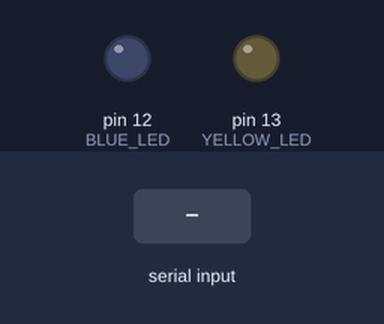
Simulated run of this sketch. Board: Arduino Uno, built with avr-gcc and run on an emulated ATmega328P. Shown: output pins drawn as LEDs (lit = HIGH). The inputs (shaded band) are chosen by the test bench. The modem accepts every AT command (registered, SIM ready, sends succeed) and sends nothing else.

Above: at 1.2 s.
1.3 s: "!" received over the second serial link
At 2.5 s:
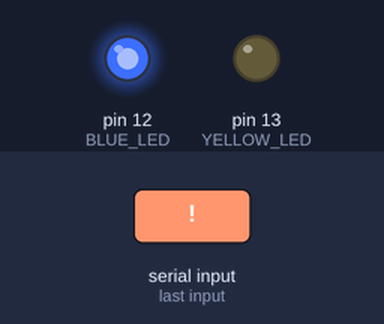
2.8 s: "#" received over the second serial link
At 3.9 s:
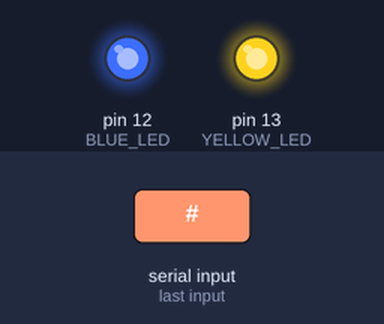
4.3 s: "@" received over the second serial link
At 5.0 s:
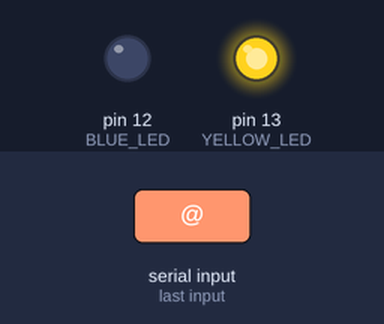
5.8 s: "$" received over the second serial link
At 6.2 s:
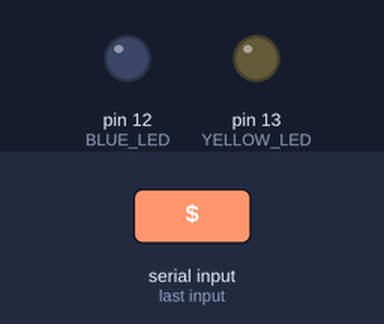
Timing chart, 0 to 8.3 s (numbered marks = the images above; inputs shaded):
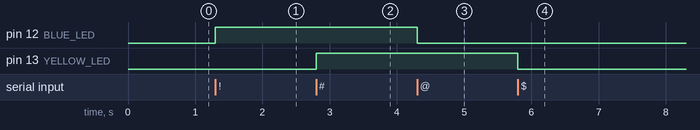

Measured:
- after the input at 1.3 s, pin 12 (BLUE_LED): LOW → HIGH at once
- after the input at 2.8 s, pin 13 (YELLOW_LED): LOW → HIGH at once
- after the input at 4.3 s, pin 12 (BLUE_LED): HIGH → LOW at once
- after the input at 5.8 s, pin 13 (YELLOW_LED): HIGH → LOW at once

The sketch:

END_DEVICE_2.ino
```cpp
#include <Wire.h>
#include <SoftwareSerial.h>
#include <string.h>
#define rxPin 2
#define txPin 3
#define BLUE_LED 12
#define YELLOW_LED 13
SoftwareSerial xbee =  SoftwareSerial(rxPin, txPin);

////////////////////////////////////////////// API FRAME BUILDING AND SENDING PART //////////////////////////////////////////////

// includes up to Options field in the API frame (Size is constant, always 17 bytes)
byte API_Frame_part1[] = {0x7E, 0x00, 0x00, 0x10, 0x01, 0x00, 0x13, 0xA2, 0x00, 0x41, 0xCC, 0x41, 0xA3, 0xFF, 0xFE, 0x00, 0x00};
int curr_API_Frame_length = 14; //exlcluding first 3 bytes (used for frame length calculation)
//this will hold the data section of the API frame
byte* data_field;
int data_field_len = 0;
byte* zigbee_API_Frame;


void construct_data(char data[])
{
  int string_len = strlen(data);
  data_field_len = string_len;
  data_field = (byte*)malloc(sizeof(byte) * string_len);
  for(int x=0; x < string_len; x++)
    data_field[x]=data[x];
}

unsigned char calculate_checksum()
{
  int currSum = 0;
  // calculate checksum for the first part of the frame
  for(int x=3; x<17; x++)
    currSum += API_Frame_part1[x];

  //calculate checksum for the data part
  for(int x=0; x<data_field_len; x++)
    currSum += data_field[x];

  return 0xFF - (currSum & 0xFF);
}

void calculate_frame_length()
{
  int total_frame_length = curr_API_Frame_length + data_field_len;
  if(total_frame_length <= 255)
    API_Frame_part1[2] = (unsigned char)total_frame_length;
  else
  {
    // in case value is more than 255 get lower and upper parts of the hex number. Since byte is only 8 bits !
    API_Frame_part1[2] = (unsigned char)(total_frame_length & 0xff); //get the lower part
    API_Frame_part1[1] = (unsigned char)(total_frame_length >> 8);
  }
}


// function will construct the Zigbee API frame and return its length
int construct_Zigbee_API_frame(char data[])
{
  //construct the data part of the frame
  construct_data(data);
  //calculate frame length
  calculate_frame_length();

  zigbee_API_Frame = (byte*)malloc(sizeof(byte)*(17 + data_field_len + 1));
  int count = 0;
  //copying first part of the frame
  for(count; count<17; count++)
    zigbee_API_Frame[count] = API_Frame_part1[count];

  //copying data part of the frame
  int x=0;
  for(count,x; count<17+data_field_len; count++,x++)
    zigbee_API_Frame[count] = data_field[x];

  //finally add the checksum
  zigbee_API_Frame[count] = calculate_checksum();

  return count + 1;
}

/////////////////////////////////////////////////////////////////////////////////////////////////////////////////////////////////
int received = 0;
int frame_size = 0;

void setup(){
 pinMode(rxPin, INPUT);
 pinMode(txPin, OUTPUT);
 pinMode(BLUE_LED, OUTPUT);
 pinMode(YELLOW_LED, OUTPUT);
 xbee.begin(9600);
 Serial.begin(9600);

}

void loop()
{
  if (xbee.available() > 0)
  {
    received = xbee.read();

    switch(received){
      case '!':
        frame_size = construct_Zigbee_API_frame("BLUE LED ON");
        digitalWrite(BLUE_LED, HIGH);
        xbee.write(zigbee_API_Frame,frame_size);
        free(data_field);
        free(zigbee_API_Frame);
        break;
      case '@':
        frame_size = construct_Zigbee_API_frame("BLUE LED OFF");
        digitalWrite(BLUE_LED, LOW);
        xbee.write(zigbee_API_Frame,frame_size);
        free(data_field);
        free(zigbee_API_Frame);
        break;
      case '#':
        frame_size = construct_Zigbee_API_frame("YELLOW LED ON");
        digitalWrite(YELLOW_LED, HIGH);
        xbee.write(zigbee_API_Frame,frame_size);
        free(data_field);
        free(zigbee_API_Frame);
        break;
      case '$':
        frame_size = construct_Zigbee_API_frame("YELLOW LED OFF");
        digitalWrite(YELLOW_LED, LOW);
        xbee.write(zigbee_API_Frame,frame_size);
        free(data_field);
        free(zigbee_API_Frame);
        break;

    }

}


}
```
